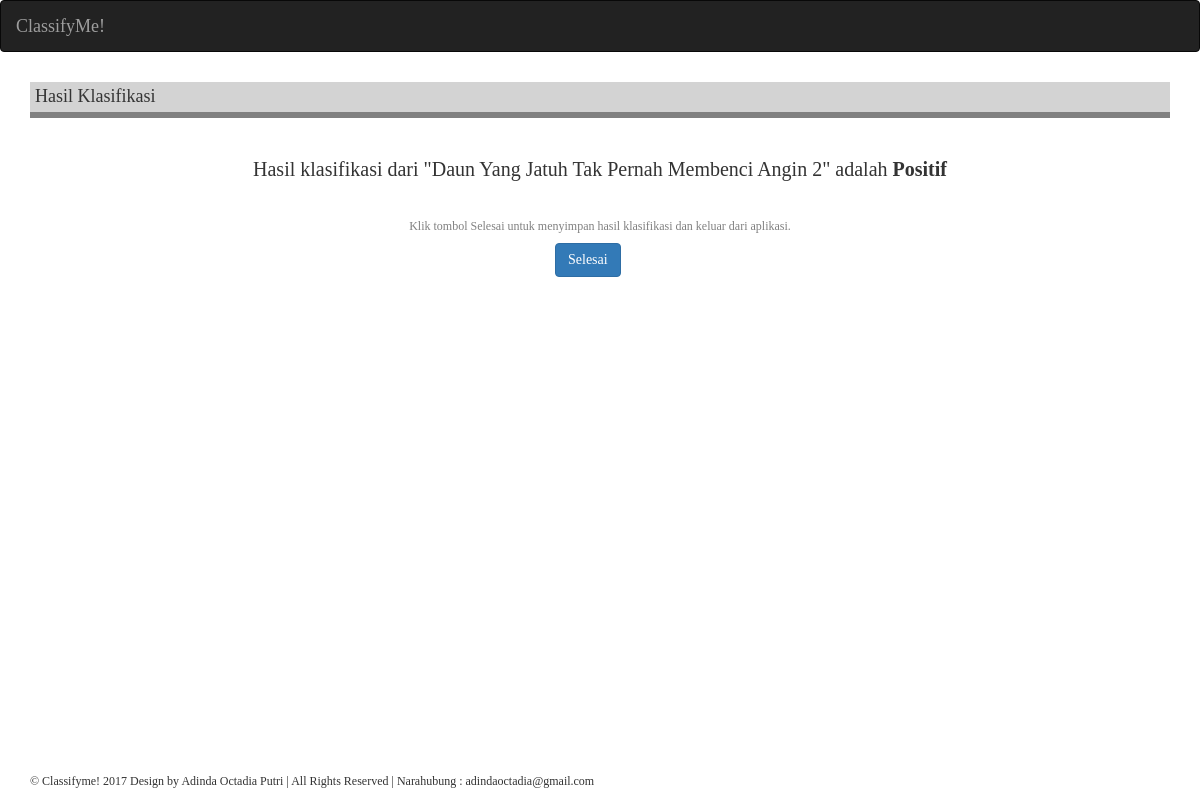
/classifyme/input/data/43/hasil/, run on an earlier commit of the app's database.
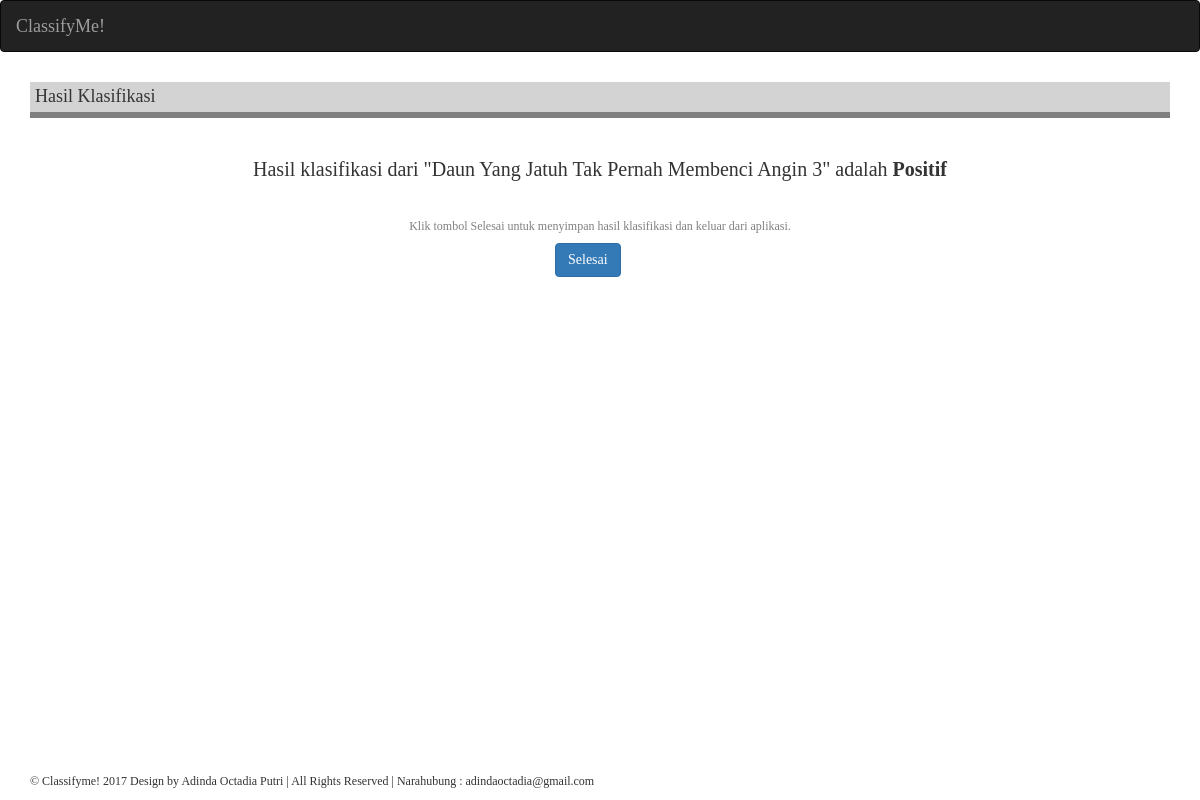
And on a later commit of the database.
### classifyme/models.py (models this page shows, shortened)
class Buku(models.Model):
    tahun_choices = []
    for y in range(1990, (datetime.datetime.now().year+5)):
        tahun_choices.append((y, y))
    penulis = models.CharField(max_length=20)
    judul = models.CharField(max_length=100)
    penerbit = models.CharField(max_length=30)
    tahun_terbit = models.IntegerField(choices=tahun_choices, default=datetime.datetime.now().year)
    training_set_positif = models.ForeignKey(TrainingSetPos, null=True)
    training_set_negatif = models.ForeignKey(TrainingSetNeg, null=True)
    testing_set = models.FileField(null=True, upload_to='files/%Y/%m/%d/', validators=[validate_file_extension])
    priors_pos = models.FloatField(blank=True, null=True)
    priors_neg = models.FloatField(blank=True, null=True)
    hasil_pos = models.FloatField(blank=True, null=True)
    hasil_neg = models.FloatField(blank=True, null=True)
    hasil_klasifikasi = models.CharField(max_length=20, blank=True, null=True)

### classifyme/views.py (the view)
# urls.py: url(r'^classifyme/input/data/(?P<buku_id>\d+)/hasil/$', views.hasil, name='hasil'),
def hasil(request, buku_id):
    context = {}
    selected_buku = Buku.objects.get(id=int(buku_id))
    context['buku'] = selected_buku
    if selected_buku.hasil_pos > selected_buku.hasil_neg:
        hasil_akhir = "Positif"
    elif selected_buku.hasil_pos < selected_buku.hasil_neg:
        hasil_akhir = "Negatif"
    else:
        hasil_akhir = "Data Overload"
    context['hasil_akhir'] = hasil_akhir
    selected_hasil = Buku.objects.get(id=int(buku_id))
    selected_hasil.hasil_klasifikasi = hasil_akhir
    selected_hasil.save()
    return render(request, 'classifyme/hasil.html', context)

### templates/classifyme/hasil.html (shortened to what this page needs)
{% extends 'classifyme/base.html' %}
{% block content %}
<div class="content container">
  <div class="row">
    <div class="col-md-12">
      <h4 style="border-bottom: 6px solid grey; background-color: lightgrey; padding: 5px;">Hasil Klasifikasi</h4>
      <br>
      {% if hasil_akhir == "Positif" or hasil_akhir == "Negatif" %}
      <h5 style="text-align: center; font-size: 20px;">Hasil klasifikasi dari "{{ buku.judul }}" adalah <strong>{{ hasil_akhir }}</strong></h5>
      <br>
      <h6 style="text-align: center; color: grey;">Klik tombol Selesai untuk menyimpan hasil klasifikasi dan keluar dari aplikasi.</h5>
      <a href="{% url 'classifyme:input' %}" class="save btn btn-primary" role="button" style="margin-left: 525px;">Selesai</a>
      <br><br><br>
      {% endif %}
    </div>
  </div>
</div>
{% endblock %}

What changed in the data, as far as the page shows it:
changed Buku "Positif": judul "Daun Yang Jatuh Tak Pernah Membenci Angin 2" → "Daun Yang Jatuh Tak Pernah Membenci Angin 3"
